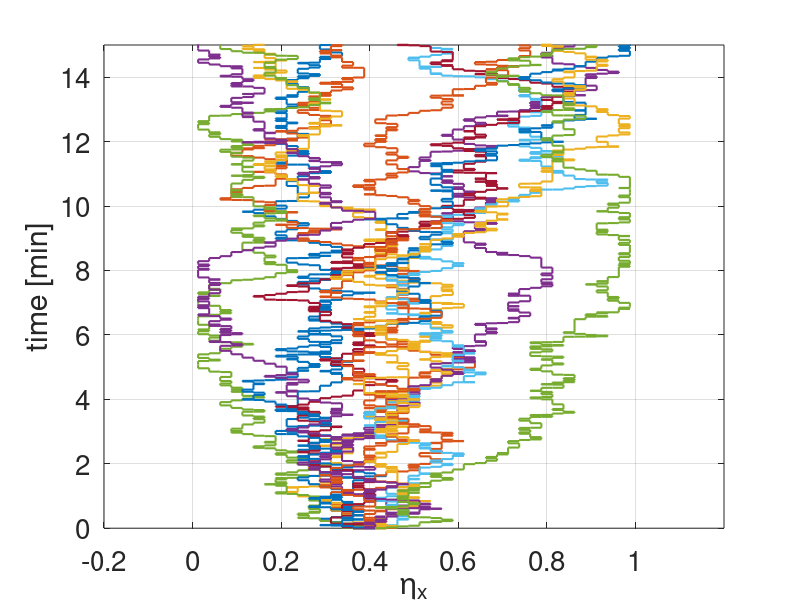

Source code (MATLAB):
function CH4_compartment_diff

D=0.0001;         % 10^{-4} mm^2 sec^{-1}
h=0.025;

numberofrealisations=12;
Xinitial=0.4;

for i=1:numberofrealisations

    if (i<=numberofrealisations/2)
        X=Xinitial-h/2;
    else
        X=Xinitial+h/2;
    end
    time=0;
    k=1;
    Xplot(i,k)=X;
    timeplot(i,k)=time;

    while (k<320)
        rr=rand(2,1);
        a0=2*D/(h*h);
        time=time+(1/a0)*log(1/rr(1));
        if (rr(2)*a0<D/(h*h))
            X=X-h;
        else
            X=X+h;
        end
        if (X<0)
            X=h/2;
        end
        if (X>1)
            X=1-h/2;
        end
        k=k+1;
        Xplot(i,k)=X;
        timeplot(i,k)=time;
    end
end

timeplot=timeplot/60;

figure;
for i = 1:numberofrealisations
    stairs(Xplot(i,:),timeplot(i,:),'LineWidth',1.5);
    hold on;
end

xlabel('\eta_x','interpreter','tex');
ylabel('time [min]','interpreter','tex');
axis([-0.2 1.2 0 15]);
set(gca,'Fontsize',20);
grid on;
